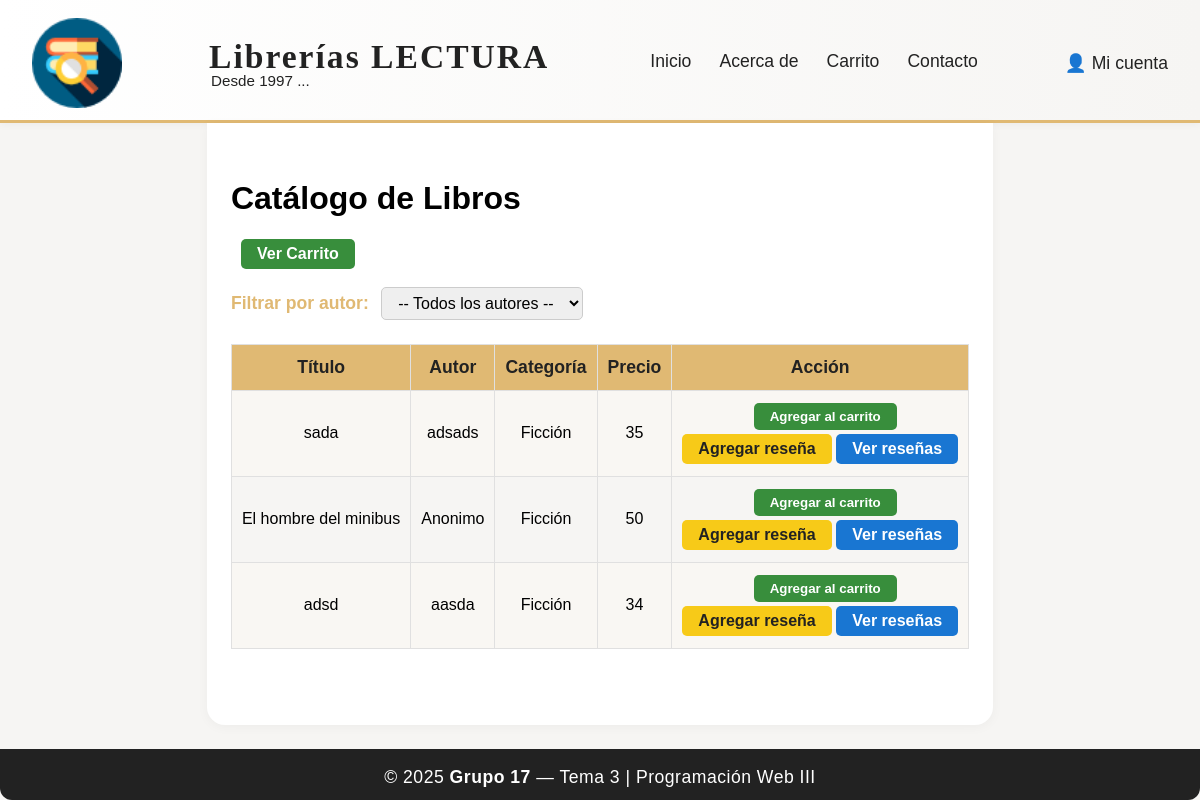
/catalogo/, run on an earlier commit of the app's database.
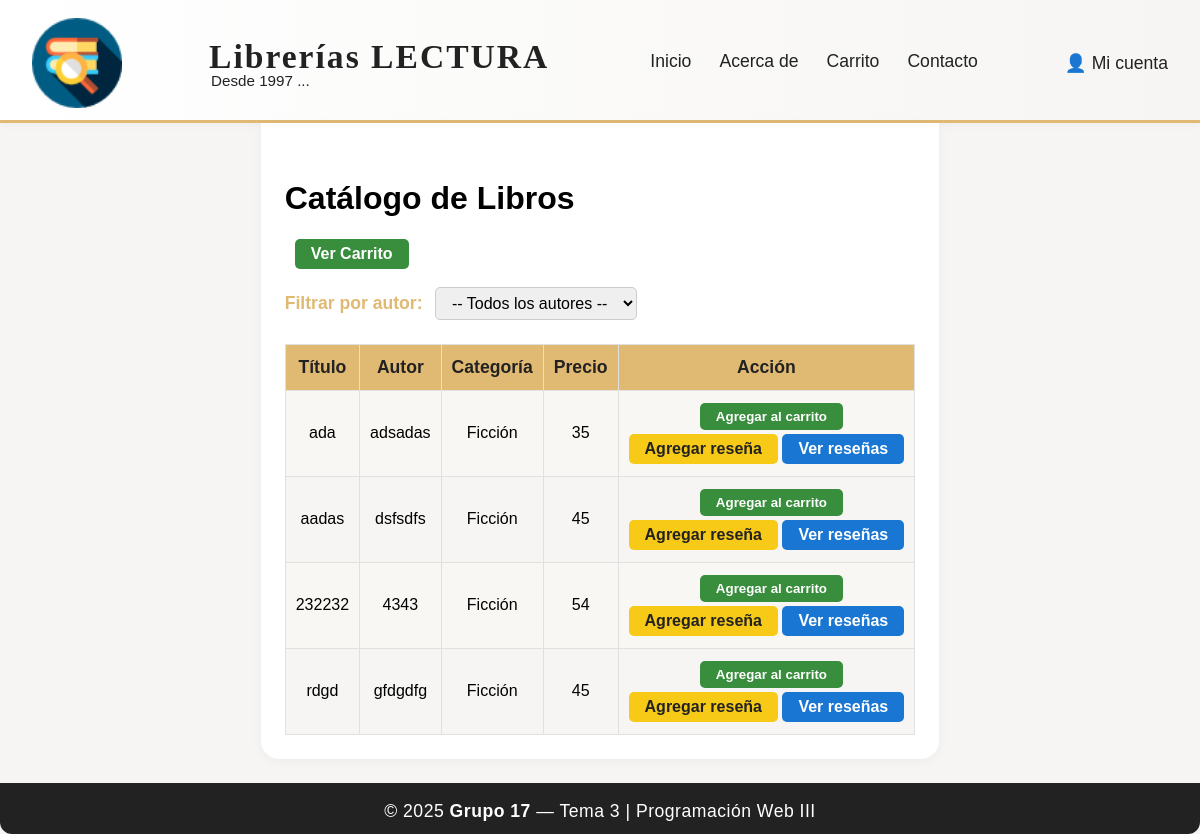
And on a later commit of the database.
### app/models.py (models this page shows, shortened)
class Libro(models.Model):
    titulo = models.CharField(max_length=200)
    autor = models.CharField(max_length=100)
    categoria = models.CharField(max_length=100, blank=True, null=True)
    precio = models.IntegerField(default=0)
    fecha_publicacion = models.DateField(null=True, blank=True)

### app/views.py (the view)
# urls.py: path('catalogo/', views.catalogo_libros, name='catalogo_libros'),
def catalogo_libros(request):
    autor_filtrado = request.GET.get('autor')
    if autor_filtrado:
        libros = Libro.objects.filter(autor=autor_filtrado)
    else:
        libros = Libro.objects.all()
    autores = Libro.objects.values_list('autor', flat=True).distinct()
    return render(request, 'catalogo_libros.html', {
        'libros': libros,
        'autores': autores
    })

### app/templates/catalogo_libros.html (shortened to what this page needs)
{% load static %}
<!DOCTYPE html>
<html lang="es">
<head>
    <link rel="stylesheet" href="{% static 'estilos.css' %}">
</head>
<body>
    <div class="layout-flex">
        <header class="main-header">
            <div class="header-content">
                <img src="{% static 'img/libreriaicon.png' %}" alt="Logo" class="logo-header">
                <div class="header-title">
                    <span class="logo-text">Librerías <strong>LECTURA</strong></span>
                    <span class="logo-sub">Desde 1997 ...</span>
                </div>
                <nav class="main-nav">
                    <a href="{% url 'inicio' %}">Inicio</a>
                    <a href="#">Acerca de</a>
                    <a href="{% url 'ver_carrito' %}">Carrito</a>
                    <a href="#">Contacto</a>
                </nav>
                <div class="user-menu">
                    <span>👤 Mi cuenta</span>
                </div>
            </div>
        </header>
        <main class="main-content">
            <h1>Catálogo de Libros</h1>
            <div class="catalogo-bar">
                <a href="{% url 'ver_carrito' %}" class="btn-success">Ver Carrito</a>
            </div>
            <form method="get" action="" class="filtro-autor">
                <label for="autor">Filtrar por autor:</label>
                <select name="autor" id="autor" onchange="this.form.submit()">
                    <option value="">-- Todos los autores --</option>
                </select>
            </form>
            <table class="tabla-catalogo">
                <tr>
                    <th>Título</th>
                    <th>Autor</th>
                    <th>Categoría</th>
                    <th>Precio</th>
                    <th>Acción</th>
                </tr>
                {% for libro in libros %}
                <tr>
                    <td>{{ libro.titulo }}</td>
                    <td>{{ libro.autor }}</td>
                    <td>{{ libro.categoria }}</td>
                    <td>{{ libro.precio }}</td>
                    <td>
                        <form method="post" action="{% url 'agregar_al_carrito' libro.pk %}">
                            <button type="submit" class="btn-success">Agregar al carrito</button>
                        </form>
                        <a href="{% url 'agregar_resena' libro.pk %}" class="btn-warning">Agregar reseña</a>
                        <a href="{% url 'ver_resenas' libro.pk %}" class="btn-info">Ver reseñas</a>
                    </td>
                </tr>
                {% empty %}
                <tr><td colspan="5">No hay libros en el catálogo.</td></tr>
                {% endfor %}
            </table>
        </main>
        <footer class="main-footer">
            <span>&copy; 2025 <strong>Grupo 17</strong> — Tema 3 | Programación Web III</span>
        </footer>
    </div>
</body>
</html>

What changed in the data, as far as the page shows it:
changed Libro: titulo "sada" → "ada"; autor "adsads" → "adsadas"
changed Libro: titulo "El hombre del minibus" → "aadas"; autor "Anonimo" → "dsfsdfs"; precio "50" → "45"
changed Libro (number 3 of 4 on the later page): titulo "adsd" → "232232"; autor "aasda" → "4343"; precio "34" → "54"
added Libro: titulo "rdgd", autor "gfdgdfg", categoria "Ficción", precio "45"
